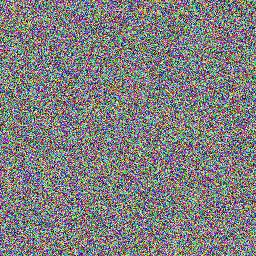
#> input picture images/sac_checker_dist.jpg, 256 x 256 px
$ python sac.py images/sac_checker_dist.jpg
#> lines starting #> are read from the running program, lines starting #| are printed output that depends on the picture
from PIL import Image
import sys
import numpy as np
from itertools import product
import cv2
import scipy
#sin and checkered patterns and symetrical stuff , 256
file = sys.argv[1]
img = Image.open(file)
#> img is the input picture: PIL image 256x256 RGB; mean R, G, B 127.7, 126.8, 127.5
pix = np.array(img)

kernel = np.ones((5, 5), dtype="float") / 5**2
print("shape", pix.shape)
#| shape (256, 256, 3)

kernel_size = 9
def convolve(pix, kernel):
    (ph,pw) = pix.shape
    (kh,kw) = kernel.shape
    pad = kh//2
    output = np.zeros((ph,pw), dtype="float32")
    roi = np.zeros((kh,kw), dtype="float32")
    pix = cv2.copyMakeBorder(pix, pad, pad, pad, pad, cv2.BORDER_REPLICATE)
    for x in range(pad,pw+pad):
        for y in range(pad,ph+pad):
            roi = pix[x-pad:x+pad+1,y-pad:y+pad+1]
            roi = pix[x-pad:x+pad,y-pad:y+pad]
            #print("roi", roi.shape, " kernel ", kernel.shape)
            summed = (roi * kernel).sum()
            output[x-pad,y-pad] = summed
    return output

# from https://www.anycodings.com/1questions/5817325/shifting-an-image-in-numpy
def shift_image(X, dx, dy):
#> called with dx = 20, dy = 30
    X = np.roll(X, dy, axis=0)
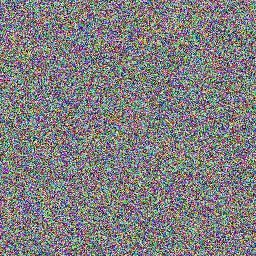
#> X: shape (256, 256, 3); mean of channels 0, 1, 2 127.7, 126.8, 127.5; drawn as R, G, B
    X = np.roll(X, dx, axis=1)
    if dy>0:
        X[:dy, :] = 0
    elif dy<0:
        X[dy:, :] = 0
    if dx>0:
        X[:, :dx] = 0
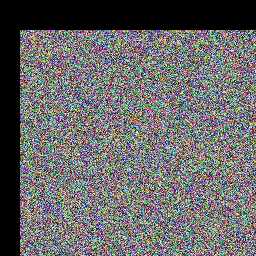
#> X: shape (256, 256, 3); mean of channels 0, 1, 2 103.8, 103.2, 103.7; drawn as R, G, B
    elif dx<0:
        X[:, dx:] = 0
    return X

shifted_pix = shift_image(pix,20,30)
sacr = convolve(pix[:,:,0],pix[:,:,0])
#> after the loop in convolve, `for x in range(pad,pw+pad):`:
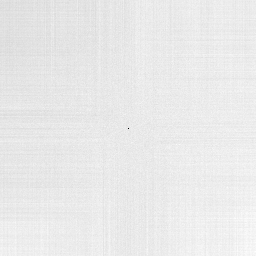
#> output: shape (256, 256) float32; min 6855637, max 8302040, mean 8182317; drawn with min black and max white
sacg = convolve(pix[:,:,1],pix[:,:,1])
#> in convolve (call 2), `pix = cv2.copyMakeBorder(pix, pad, pad, pad, pad, cv2.BORDER_REPLICATE)`:
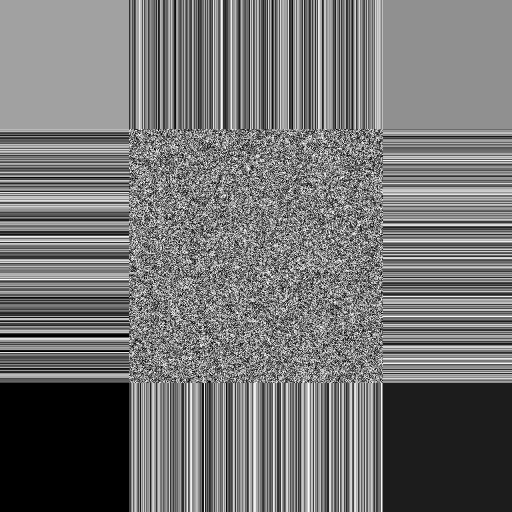
#> pix: shape (512, 512); min 0, max 255, mean 115.4
#> after the loop in convolve (call 2), `for x in range(pad,pw+pad):`:
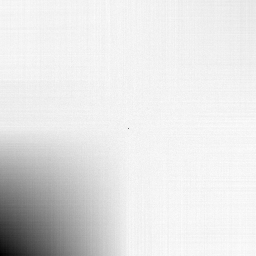
#> output: shape (256, 256) float32; min 6079508, max 8332467, mean 8089293.5; drawn with min black and max white
sacb = convolve(pix[:,:,2],pix[:,:,2])
#> in convolve (call 3), `pix = cv2.copyMakeBorder(pix, pad, pad, pad, pad, cv2.BORDER_REPLICATE)`:
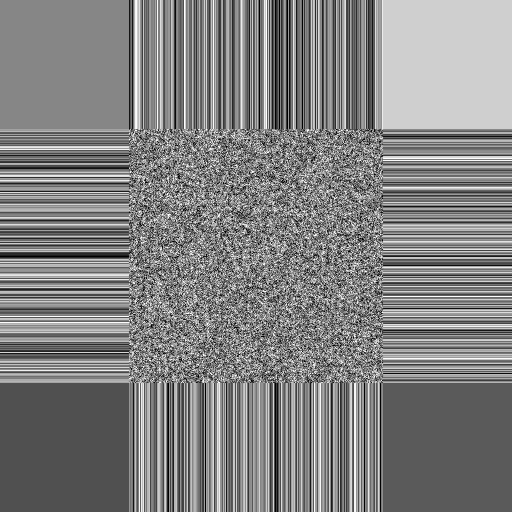
#> pix: shape (512, 512); min 0, max 255, mean 129.1
sac_pix = np.dstack((sacr,sacg,sacb))
im = Image.fromarray((sac_pix ).astype(np.uint8))
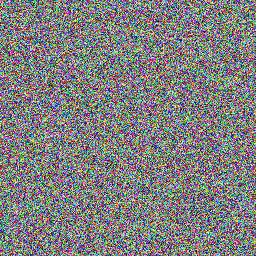
#> im: PIL image 256x256 RGB; mean R, G, B 127.3, 127.1, 127.3

im.save("sac.jpg")
